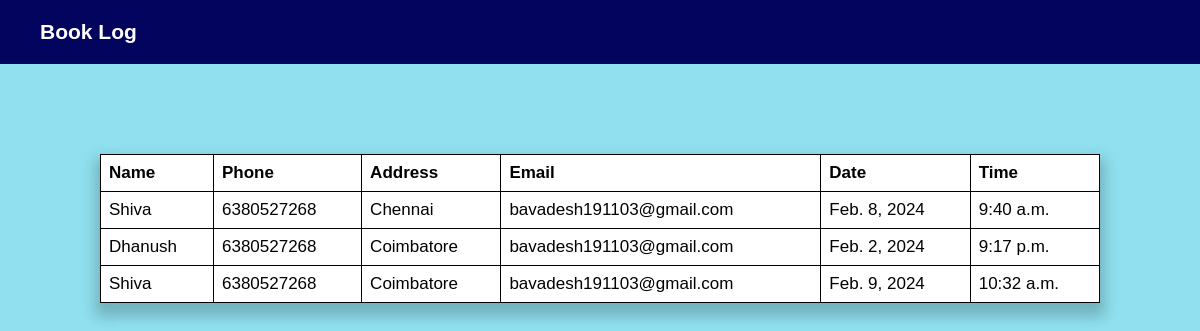
Screenshot of /Lsp/booklogs/ (signed in) with the database file from the repository.
### Lsp/models.py (models this page shows)
class Booklogs(models.Model):
    user = models.ForeignKey(User,on_delete=models.CASCADE)
    customerName = models.CharField(max_length=100)
    customerPhone = models.CharField(max_length=30)
    customerAddress = models.TextField()
    customerEmail = models.EmailField(blank=True)
    date = models.DateField()
    time = models.TimeField()

### Lsp/views.py (the view)
# urls.py: path('booklogs/',book_log,name='booklogs' ),
@login_required
def book_log(request):
    book_logs = Booklogs.objects.filter(user=request.user)
    context = {
        'book_logs': book_logs
    }
    return render(request, 'Lsp/booklogs.html', context)

### Templates/Lsp/booklogs.html (shortened to what this page needs)
<!DOCTYPE html>
<html lang="en">
<head>
</head>
<body>
    <nav>
        <div class="left-container">
            <p>Book Log</p>
        </div>
    </nav>
    <section class="gig-card">
        <table>
            <tbody>
                <tr>
                    <td>Name</td>
                    <td>Phone</td>
                    <td>Address</td>
                    <td>Email</td>
                    <td>Date</td>
                    <td>Time</td>
                </tr>
                {% for book_log in book_logs %}
                    <tr>
                        <td>{{ book_log.customerName }}</td>
                        <td>{{ book_log.customerPhone }}</td>
                        <td>{{ book_log.customerAddress }}</td>
                        <td>{{ book_log.customerEmail }}</td>
                        <td>{{ book_log.date }}</td>
                        <td>{{ book_log.time }}</td>
                    </tr>
                {% endfor %}
            </tbody>
        </table>
    </section>
</body>
</html>

### Templates/Lsp/booklogs.html (style rules this page uses)
* { padding:0; margin:0; box-sizing: border-box; font-family: "Familjen Grotesk", sans-serif; }
body { background: #90e0ef; }
nav { color:white; background:#03045e; font-weight:bold; display: flex; justify-content: space-between; padding:20px 40px; }
.left-container { display: flex; align-items: center; }
nav p { font-size: 21px; }
.gig-card { display: grid; grid-template-columns: repeat(3, 1fr); grid-template-rows: repeat(3, 1fr); grid-column-gap: 15px; grid-row-gap: 0px; }
.gig-card { display: flex; justify-content: center; margin-top: 70px; }
table { background:#fff; font-size: 17px; width:100%; border-collapse: collapse; margin: 20px 100px 0px 100px; box-shadow: 0px 9px 13px 5px rgba(0,0,0,0.2); }
th,td { border: 1px solid #020101; padding: 8px; text-align: left; }
tr:nth-child(1) { font-weight: bold; font-size:17px; }

### rows the page displays
Booklogs: customerName "Shiva", customerPhone "6380527268", customerAddress "Chennai", customerEmail "bavadesh191103@gmail.com", date "Feb. 8, 2024", time "9:40 a.m."
Booklogs: customerName "Dhanush", customerPhone "6380527268", customerAddress "Coimbatore", customerEmail "bavadesh191103@gmail.com", date "Feb. 2, 2024", time "9:17 p.m."
Booklogs: customerName "Shiva", customerPhone "6380527268", customerAddress "Coimbatore", customerEmail "bavadesh191103@gmail.com", date "Feb. 9, 2024", time "10:32 a.m."
